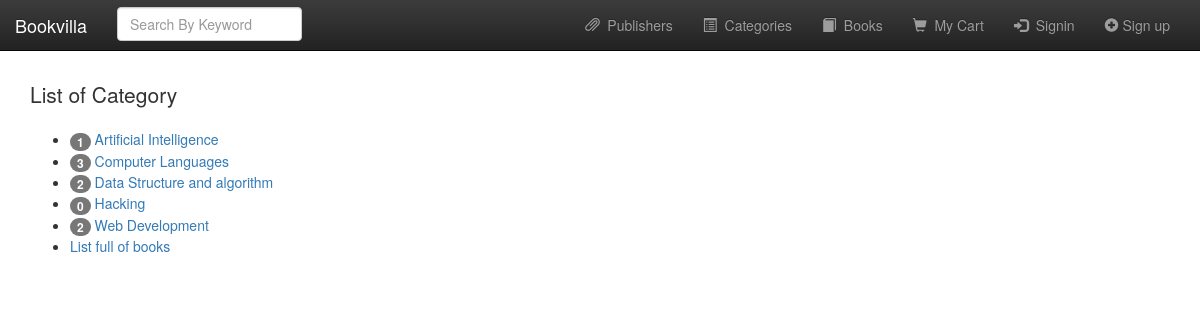
Page /category_list.php on the committed database.
### tables this page shows
CREATE TABLE `category` (
  `categoryid` int(10) NOT NULL,
  `category_name` varchar(60) NOT NULL
);

### category_list.php (the view, shortened to what this page needs)
<?php
	$conn = db_connect();
	$query = "SELECT * FROM category ORDER BY category_name";
	$result = mysqli_query($conn, $query);
	require "./template/header.php";
?>
	<p class="lead">List of Category</p>
	<ul>
	<?php
		while($row = mysqli_fetch_assoc($result)){
			$count = 0;
			$query = "SELECT categoryid FROM books";
			$result2 = mysqli_query($conn, $query);
			while ($pubInBook = mysqli_fetch_assoc($result2)){
				if($pubInBook['categoryid'] == $row['categoryid']){
					$count++;
				}
			}
	?>
		<li>
			<span class="badge"><?php echo $count; ?></span>
		    <a href="bookPerCat.php?catid=<?php echo $row['categoryid']; ?>"><?php echo $row['category_name']; ?></a>
		</li>
	<?php } ?>
		<li>
			<a href="books.php">List full of books</a>
		</li>
	</ul>
<?php
	require "./template/footer.php";
?>

### template/header.php (style rules this page uses)
a:link { text-decoration: none; }

### rows in the picture
category: count "1", category_name "Artificial Intelligence"
category: count "3", category_name "Computer Languages"
category: count "2", category_name "Data Structure and algorithm"
category: count "0", category_name "Hacking"
category: count "2", category_name "Web Development"
